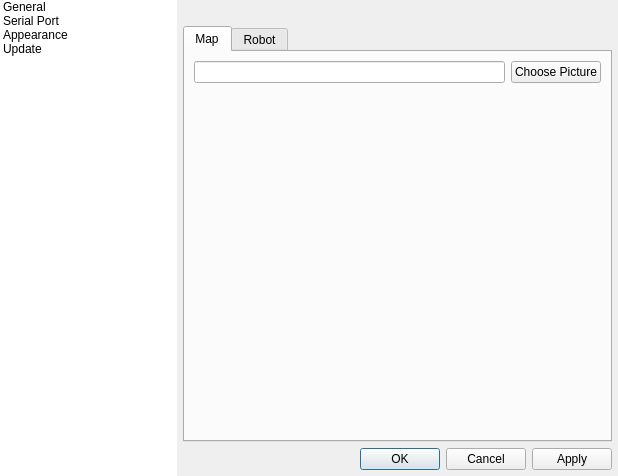
<?xml version="1.0" encoding="UTF-8"?>
<ui version="4.0">
 <class>SettingsDialog</class>
 <widget class="QDialog" name="SettingsDialog">
  <property name="geometry">
   <rect>
    <x>0</x>
    <y>0</y>
    <width>618</width>
    <height>476</height>
   </rect>
  </property>
  <property name="windowTitle">
   <string>Configure</string>
  </property>
  <layout class="QHBoxLayout" name="horizontalLayout" stretch="2,5">
   <property name="spacing">
    <number>0</number>
   </property>
   <property name="leftMargin">
    <number>0</number>
   </property>
   <property name="topMargin">
    <number>0</number>
   </property>
   <property name="rightMargin">
    <number>0</number>
   </property>
   <property name="bottomMargin">
    <number>0</number>
   </property>
   <item>
    <widget class="QListWidget" name="listWidget">
     <property name="frameShape">
      <enum>QFrame::NoFrame</enum>
     </property>
     <property name="horizontalScrollBarPolicy">
      <enum>Qt::ScrollBarAlwaysOff</enum>
     </property>
     <property name="editTriggers">
      <set>QAbstractItemView::NoEditTriggers</set>
     </property>
     <property name="tabKeyNavigation">
      <bool>true</bool>
     </property>
     <property name="iconSize">
      <size>
       <width>48</width>
       <height>48</height>
      </size>
     </property>
     <item>
      <property name="text">
       <string>General</string>
      </property>
      <property name="icon">
       <iconset resource="RobotCommander.qrc">
        <normaloff>:/icon/icon.png</normaloff>:/icon/icon.png</iconset>
      </property>
     </item>
     <item>
      <property name="text">
       <string>Serial Port</string>
      </property>
      <property name="icon">
       <iconset resource="RobotCommander.qrc">
        <normaloff>:/icon/robot.png</normaloff>:/icon/robot.png</iconset>
      </property>
     </item>
     <item>
      <property name="text">
       <string>Appearance</string>
      </property>
      <property name="icon">
       <iconset resource="RobotCommander.qrc">
        <normaloff>:/icon/appearance.png</normaloff>:/icon/appearance.png</iconset>
      </property>
     </item>
     <item>
      <property name="text">
       <string>Update</string>
      </property>
      <property name="icon">
       <iconset resource="RobotCommander.qrc">
        <normaloff>:/icon/update.png</normaloff>:/icon/update.png</iconset>
      </property>
     </item>
    </widget>
   </item>
   <item>
    <layout class="QVBoxLayout" name="verticalLayout_11">
     <property name="spacing">
      <number>6</number>
     </property>
     <property name="leftMargin">
      <number>6</number>
     </property>
     <property name="topMargin">
      <number>6</number>
     </property>
     <property name="rightMargin">
      <number>6</number>
     </property>
     <property name="bottomMargin">
      <number>6</number>
     </property>
     <item>
      <widget class="QLabel" name="label_name"/>
     </item>
     <item>
      <widget class="QStackedWidget" name="stackedWidget">
       <property name="currentIndex">
        <number>0</number>
       </property>
       <widget class="QWidget" name="page_general">
        <layout class="QGridLayout" name="gridLayout_4">
         <property name="leftMargin">
          <number>0</number>
         </property>
         <property name="topMargin">
          <number>0</number>
         </property>
         <property name="rightMargin">
          <number>0</number>
         </property>
         <property name="bottomMargin">
          <number>0</number>
         </property>
         <property name="horizontalSpacing">
          <number>0</number>
         </property>
         <item row="0" column="0">
          <widget class="QTabWidget" name="tabWidget_general">
           <property name="currentIndex">
            <number>0</number>
           </property>
           <widget class="QWidget" name="tab_map">
            <attribute name="title">
             <string>Map</string>
            </attribute>
            <layout class="QVBoxLayout" name="verticalLayout_4">
             <item>
              <layout class="QHBoxLayout" name="horizontalLayout_12">
               <item>
                <widget class="QLineEdit" name="lineEdit_MapPic"/>
               </item>
               <item>
                <widget class="QPushButton" name="pushButton_MapPic">
                 <property name="text">
                  <string>Choose Picture</string>
                 </property>
                </widget>
               </item>
              </layout>
             </item>
             <item>
              <widget class="QWidget" name="widget" native="true">
               <layout class="QVBoxLayout" name="verticalLayout">
                <property name="leftMargin">
                 <number>0</number>
                </property>
                <property name="topMargin">
                 <number>0</number>
                </property>
                <property name="rightMargin">
                 <number>0</number>
                </property>
                <property name="bottomMargin">
                 <number>0</number>
                </property>
                <item>
                 <widget class="QLabel" name="label_map_preview">
                  <property name="scaledContents">
                   <bool>true</bool>
                  </property>
                 </widget>
                </item>
                <item>
                 <spacer name="verticalSpacer_2">
                  <property name="orientation">
                   <enum>Qt::Vertical</enum>
                  </property>
                  <property name="sizeHint" stdset="0">
                   <size>
                    <width>20</width>
                    <height>268</height>
                   </size>
                  </property>
                 </spacer>
                </item>
               </layout>
              </widget>
             </item>
            </layout>
           </widget>
           <widget class="QWidget" name="tab_robot">
            <attribute name="title">
             <string>Robot</string>
            </attribute>
            <layout class="QGridLayout" name="gridLayout_5">
             <property name="leftMargin">
              <number>0</number>
             </property>
             <property name="topMargin">
              <number>0</number>
             </property>
             <property name="rightMargin">
              <number>0</number>
             </property>
             <property name="bottomMargin">
              <number>0</number>
             </property>
             <item row="0" column="0">
              <widget class="QScrollArea" name="scrollArea_2">
               <property name="frameShape">
                <enum>QFrame::NoFrame</enum>
               </property>
               <property name="frameShadow">
                <enum>QFrame::Raised</enum>
               </property>
               <property name="widgetResizable">
                <bool>true</bool>
               </property>
               <widget class="QWidget" name="scrollAreaWidgetContents_2">
                <property name="geometry">
                 <rect>
                  <x>0</x>
                  <y>0</y>
                  <width>400</width>
                  <height>508</height>
                 </rect>
                </property>
                <layout class="QVBoxLayout" name="verticalLayout_8">
                 <item>
                  <widget class="QGroupBox" name="groupBox_robot_cur">
                   <property name="title">
                    <string>Current Position</string>
                   </property>
                   <layout class="QVBoxLayout" name="verticalLayout_7">
                    <item>
                     <widget class="QWidget" name="widget_5" native="true">
                      <layout class="QHBoxLayout" name="horizontalLayout_8">
                       <item>
                        <widget class="QRadioButton" name="radioButton_RCP_Pic">
                         <property name="text">
                          <string>Picture</string>
                         </property>
                        </widget>
                       </item>
                       <item>
                        <widget class="QRadioButton" name="radioButton_RCP_Shape">
                         <property name="text">
                          <string>Shape</string>
                         </property>
                        </widget>
                       </item>
                       <item>
                        <spacer name="horizontalSpacer_3">
                         <property name="orientation">
                          <enum>Qt::Horizontal</enum>
                         </property>
                         <property name="sizeHint" stdset="0">
                          <size>
                           <width>224</width>
                           <height>20</height>
                          </size>
                         </property>
                        </spacer>
                       </item>
                      </layout>
                     </widget>
                    </item>
                    <item>
                     <widget class="QWidget" name="widget_RCP_Pic" native="true">
                      <layout class="QVBoxLayout" name="verticalLayout_6">
                       <item>
                        <layout class="QHBoxLayout" name="horizontalLayout_9">
                         <item>
                          <widget class="QLineEdit" name="lineEdit_RCP_Pic"/>
                         </item>
                         <item>
                          <widget class="QPushButton" name="pushButton_RCP_Pic">
                           <property name="text">
                            <string>Choose Picture</string>
                           </property>
                          </widget>
                         </item>
                        </layout>
                       </item>
                       <item>
                        <layout class="QHBoxLayout" name="horizontalLayout_11">
                         <item>
                          <widget class="QComboBox" name="comboBox_RCP_iconSize">
                           <item>
                            <property name="text">
                             <string>8×8</string>
                            </property>
                           </item>
                           <item>
                            <property name="text">
                             <string>16×16</string>
                            </property>
                           </item>
                           <item>
                            <property name="text">
                             <string>32×32</string>
                            </property>
                           </item>
                           <item>
                            <property name="text">
                             <string>48×48</string>
                            </property>
                           </item>
                           <item>
                            <property name="text">
                             <string>64×64</string>
                            </property>
                           </item>
                           <item>
                            <property name="text">
                             <string>128×128</string>
                            </property>
                           </item>
                          </widget>
                         </item>
                         <item>
                          <widget class="QLabel" name="label_6">
                           <property name="text">
                            <string>px</string>
                           </property>
                          </widget>
                         </item>
                         <item>
                          <spacer name="horizontalSpacer_5">
                           <property name="orientation">
                            <enum>Qt::Horizontal</enum>
                           </property>
                           <property name="sizeHint" stdset="0">
                            <size>
                             <width>40</width>
                             <height>20</height>
                            </size>
                           </property>
                          </spacer>
                         </item>
                        </layout>
                       </item>
                      </layout>
                     </widget>
                    </item>
                    <item>
                     <widget class="QWidget" name="widget_RCP_Shape" native="true">
                      <layout class="QHBoxLayout" name="horizontalLayout_7">
                       <item>
                        <widget class="QComboBox" name="comboBox_RCP_Shape">
                         <item>
                          <property name="text">
                           <string>Square</string>
                          </property>
                         </item>
                         <item>
                          <property name="text">
                           <string>Triangle</string>
                          </property>
                         </item>
                         <item>
                          <property name="text">
                           <string>Circular</string>
                          </property>
                         </item>
                        </widget>
                       </item>
                       <item>
                        <widget class="QComboBox" name="comboBox_RCP_Size">
                         <item>
                          <property name="text">
                           <string>2</string>
                          </property>
                         </item>
                         <item>
                          <property name="text">
                           <string>4</string>
                          </property>
                         </item>
                         <item>
                          <property name="text">
                           <string>6</string>
                          </property>
                         </item>
                         <item>
                          <property name="text">
                           <string>8</string>
                          </property>
                         </item>
                         <item>
                          <property name="text">
                           <string>10</string>
                          </property>
                         </item>
                         <item>
                          <property name="text">
                           <string>12</string>
                          </property>
                         </item>
                         <item>
                          <property name="text">
                           <string>14</string>
                          </property>
                         </item>
                         <item>
                          <property name="text">
                           <string>16</string>
                          </property>
                         </item>
                         <item>
                          <property name="text">
                           <string>18</string>
                          </property>
                         </item>
                         <item>
                          <property name="text">
                           <string>20</string>
                          </property>
                         </item>
                        </widget>
                       </item>
                       <item>
                        <widget class="QLabel" name="label_4">
                         <property name="text">
                          <string>px</string>
                         </property>
                        </widget>
                       </item>
                       <item>
                        <widget class="QPushButton" name="pushButton_RCP_Color">
                         <property name="text">
                          <string/>
                         </property>
                        </widget>
                       </item>
                      </layout>
                     </widget>
                    </item>
                   </layout>
                  </widget>
                 </item>
                 <item>
                  <widget class="QGroupBox" name="groupBox_2">
                   <property name="title">
                    <string>Target Position</string>
                   </property>
                   <layout class="QVBoxLayout" name="verticalLayout_9">
                    <item>
                     <widget class="QWidget" name="widget_6" native="true">
                      <layout class="QHBoxLayout" name="horizontalLayout_10">
                       <item>
                        <widget class="QRadioButton" name="radioButton_RTP_Pic">
                         <property name="text">
                          <string>Picture</string>
                         </property>
                        </widget>
                       </item>
                       <item>
                        <widget class="QRadioButton" name="radioButton_RTP_Shape">
                         <property name="text">
                          <string>Shape</string>
                         </property>
                        </widget>
                       </item>
                       <item>
                        <spacer name="horizontalSpacer_4">
                         <property name="orientation">
                          <enum>Qt::Horizontal</enum>
                         </property>
                         <property name="sizeHint" stdset="0">
                          <size>
                           <width>187</width>
                           <height>16</height>
                          </size>
                         </property>
                        </spacer>
                       </item>
                      </layout>
                     </widget>
                    </item>
                    <item>
                     <widget class="QWidget" name="widget_RTP_Pic" native="true">
                      <layout class="QVBoxLayout" name="verticalLayout_5">
                       <item>
                        <layout class="QHBoxLayout" name="horizontalLayout_5">
                         <item>
                          <widget class="QLineEdit" name="lineEdit_RTP_Pic"/>
                         </item>
                         <item>
                          <widget class="QPushButton" name="pushButton_RTP_Pic">
                           <property name="text">
                            <string>Choose Picture</string>
                           </property>
                          </widget>
                         </item>
                        </layout>
                       </item>
                       <item>
                        <layout class="QHBoxLayout" name="horizontalLayout_6">
                         <item>
                          <widget class="QComboBox" name="comboBox_RTP_iconSize">
                           <item>
                            <property name="text">
                             <string>8×8</string>
                            </property>
                           </item>
                           <item>
                            <property name="text">
                             <string>16×16</string>
                            </property>
                           </item>
                           <item>
                            <property name="text">
                             <string>32×32</string>
                            </property>
                           </item>
                           <item>
                            <property name="text">
                             <string>48×48</string>
                            </property>
                           </item>
                           <item>
                            <property name="text">
                             <string>64×64</string>
                            </property>
                           </item>
                           <item>
                            <property name="text">
                             <string>128×128</string>
                            </property>
                           </item>
                          </widget>
                         </item>
                         <item>
                          <widget class="QLabel" name="label_5">
                           <property name="text">
                            <string>px</string>
                           </property>
                          </widget>
                         </item>
                         <item>
                          <spacer name="horizontalSpacer_2">
                           <property name="orientation">
                            <enum>Qt::Horizontal</enum>
                           </property>
                           <property name="sizeHint" stdset="0">
                            <size>
                             <width>40</width>
                             <height>20</height>
                            </size>
                           </property>
                          </spacer>
                         </item>
                        </layout>
                       </item>
                      </layout>
                     </widget>
                    </item>
                    <item>
                     <widget class="QWidget" name="widget_RTP_Shape" native="true">
                      <layout class="QHBoxLayout" name="horizontalLayout_4">
                       <item>
                        <widget class="QComboBox" name="comboBox_RTP_Shape">
                         <item>
                          <property name="text">
                           <string>Square</string>
                          </property>
                         </item>
                         <item>
                          <property name="text">
                           <string>Triangle</string>
                          </property>
                         </item>
                         <item>
                          <property name="text">
                           <string>Circular</string>
                          </property>
                         </item>
                        </widget>
                       </item>
                       <item>
                        <widget class="QComboBox" name="comboBox_RTP_Size">
                         <item>
                          <property name="text">
                           <string>2</string>
                          </property>
                         </item>
                         <item>
                          <property name="text">
                           <string>4</string>
                          </property>
                         </item>
                         <item>
                          <property name="text">
                           <string>6</string>
                          </property>
                         </item>
                         <item>
                          <property name="text">
                           <string>8</string>
                          </property>
                         </item>
                         <item>
                          <property name="text">
                           <string>10</string>
                          </property>
                         </item>
                         <item>
                          <property name="text">
                           <string>12</string>
                          </property>
                         </item>
                         <item>
                          <property name="text">
                           <string>14</string>
                          </property>
                         </item>
                         <item>
                          <property name="text">
                           <string>16</string>
                          </property>
                         </item>
                         <item>
                          <property name="text">
                           <string>18</string>
                          </property>
                         </item>
                         <item>
                          <property name="text">
                           <string>20</string>
                          </property>
                         </item>
                        </widget>
                       </item>
                       <item>
                        <widget class="QLabel" name="label">
                         <property name="text">
                          <string>px</string>
                         </property>
                        </widget>
                       </item>
                       <item>
                        <widget class="QPushButton" name="pushButton_RTP_Color">
                         <property name="text">
                          <string/>
                         </property>
                        </widget>
                       </item>
                      </layout>
                     </widget>
                    </item>
                   </layout>
                  </widget>
                 </item>
                 <item>
                  <spacer name="verticalSpacer_3">
                   <property name="orientation">
                    <enum>Qt::Vertical</enum>
                   </property>
                   <property name="sizeHint" stdset="0">
                    <size>
                     <width>20</width>
                     <height>3</height>
                    </size>
                   </property>
                  </spacer>
                 </item>
                </layout>
               </widget>
              </widget>
             </item>
            </layout>
           </widget>
          </widget>
         </item>
        </layout>
       </widget>
       <widget class="QWidget" name="page_serialPort">
        <layout class="QVBoxLayout" name="verticalLayout_2" stretch="1">
         <property name="leftMargin">
          <number>0</number>
         </property>
         <property name="topMargin">
          <number>0</number>
         </property>
         <property name="rightMargin">
          <number>0</number>
         </property>
         <property name="bottomMargin">
          <number>0</number>
         </property>
         <item>
          <layout class="QHBoxLayout" name="horizontalLayout_13">
           <item>
            <widget class="QGroupBox" name="selectBox">
             <property name="title">
              <string>Select Serial Port</string>
             </property>
             <layout class="QGridLayout" name="gridLayout">
              <item row="0" column="0">
               <widget class="AutoRefreshComboBox" name="serialPortInfoListBox"/>
              </item>
              <item row="1" column="0">
               <widget class="QLabel" name="descriptionLabel">
                <property name="text">
                 <string>Description:</string>
                </property>
               </widget>
              </item>
              <item row="2" column="0">
               <widget class="QLabel" name="manufacturerLabel">
                <property name="text">
                 <string>Manufacturer:</string>
                </property>
               </widget>
              </item>
              <item row="3" column="0">
               <widget class="QLabel" name="serialNumberLabel">
                <property name="text">
                 <string>Serial number:</string>
                </property>
               </widget>
              </item>
              <item row="4" column="0">
               <widget class="QLabel" name="locationLabel">
                <property name="text">
                 <string>Location:</string>
                </property>
               </widget>
              </item>
              <item row="5" column="0">
               <widget class="QLabel" name="vidLabel">
                <property name="text">
                 <string>Vendor ID:</string>
                </property>
               </widget>
              </item>
              <item row="6" column="0">
               <widget class="QLabel" name="pidLabel">
                <property name="text">
                 <string>Product ID:</string>
                </property>
               </widget>
              </item>
             </layout>
            </widget>
           </item>
           <item>
            <widget class="QGroupBox" name="parametersBox">
             <property name="title">
              <string>Select Parameters</string>
             </property>
             <layout class="QGridLayout" name="gridLayout_2">
              <item row="0" column="0">
               <widget class="QLabel" name="baudRateLabel">
                <property name="text">
                 <string>BaudRate:</string>
                </property>
               </widget>
              </item>
              <item row="0" column="1">
               <widget class="QComboBox" name="baudRateBox"/>
              </item>
              <item row="1" column="0">
               <widget class="QLabel" name="dataBitsLabel">
                <property name="text">
                 <string>Data bits:</string>
                </property>
               </widget>
              </item>
              <item row="1" column="1">
               <widget class="QComboBox" name="dataBitsBox"/>
              </item>
              <item row="2" column="0">
               <widget class="QLabel" name="parityLabel">
                <property name="text">
                 <string>Parity:</string>
                </property>
               </widget>
              </item>
              <item row="2" column="1">
               <widget class="QComboBox" name="parityBox"/>
              </item>
              <item row="3" column="0">
               <widget class="QLabel" name="stopBitsLabel">
                <property name="text">
                 <string>Stop bits:</string>
                </property>
               </widget>
              </item>
              <item row="3" column="1">
               <widget class="QComboBox" name="stopBitsBox"/>
              </item>
              <item row="4" column="0">
               <widget class="QLabel" name="flowControlLabel">
                <property name="text">
                 <string>Flow control:</string>
                </property>
               </widget>
              </item>
              <item row="4" column="1">
               <widget class="QComboBox" name="flowControlBox"/>
              </item>
             </layout>
            </widget>
           </item>
          </layout>
         </item>
        </layout>
       </widget>
       <widget class="QWidget" name="page_appearance">
        <layout class="QGridLayout" name="gridLayout_6">
         <property name="leftMargin">
          <number>0</number>
         </property>
         <property name="topMargin">
          <number>0</number>
         </property>
         <property name="rightMargin">
          <number>0</number>
         </property>
         <property name="bottomMargin">
          <number>0</number>
         </property>
         <item row="0" column="0">
          <widget class="QTabWidget" name="tabWidget_appearance">
           <property name="currentIndex">
            <number>0</number>
           </property>
           <widget class="QWidget" name="tab_language">
            <attribute name="title">
             <string>Language</string>
            </attribute>
            <layout class="QVBoxLayout" name="verticalLayout_10">
             <property name="leftMargin">
              <number>0</number>
             </property>
             <property name="topMargin">
              <number>0</number>
             </property>
             <property name="rightMargin">
              <number>0</number>
             </property>
             <property name="bottomMargin">
              <number>0</number>
             </property>
             <item>
              <widget class="QListWidget" name="listWidget_language">
               <property name="frameShape">
                <enum>QFrame::NoFrame</enum>
               </property>
               <item>
                <property name="text">
                 <string>Chinese</string>
                </property>
               </item>
               <item>
                <property name="text">
                 <string>English</string>
                </property>
               </item>
              </widget>
             </item>
             <item>
              <widget class="QLabel" name="label_language">
               <property name="text">
                <string>The language selected is %1.</string>
               </property>
              </widget>
             </item>
            </layout>
           </widget>
           <widget class="QWidget" name="tab_style">
            <attribute name="title">
             <string>Style</string>
            </attribute>
           </widget>
          </widget>
         </item>
        </layout>
       </widget>
       <widget class="QWidget" name="page_update">
        <layout class="QGridLayout" name="gridLayout_3">
         <property name="leftMargin">
          <number>0</number>
         </property>
         <property name="topMargin">
          <number>0</number>
         </property>
         <property name="rightMargin">
          <number>0</number>
         </property>
         <property name="bottomMargin">
          <number>0</number>
         </property>
         <item row="0" column="0">
          <widget class="QScrollArea" name="scrollArea">
           <property name="frameShape">
            <enum>QFrame::NoFrame</enum>
           </property>
           <property name="widgetResizable">
            <bool>true</bool>
           </property>
           <widget class="QWidget" name="scrollAreaWidgetContents">
            <property name="geometry">
             <rect>
              <x>0</x>
              <y>0</y>
              <width>258</width>
              <height>122</height>
             </rect>
            </property>
            <layout class="QVBoxLayout" name="verticalLayout_3">
             <property name="leftMargin">
              <number>0</number>
             </property>
             <property name="topMargin">
              <number>0</number>
             </property>
             <property name="rightMargin">
              <number>0</number>
             </property>
             <property name="bottomMargin">
              <number>0</number>
             </property>
             <item>
              <layout class="QHBoxLayout" name="horizontalLayout_2">
               <item>
                <widget class="QLabel" name="label_channel">
                 <property name="text">
                  <string>Current update channel:</string>
                 </property>
                </widget>
               </item>
               <item>
                <widget class="QComboBox" name="comboBox_channel">
                 <item>
                  <property name="text">
                   <string>main</string>
                  </property>
                 </item>
                 <item>
                  <property name="text">
                   <string>dev</string>
                  </property>
                 </item>
                </widget>
               </item>
               <item>
                <spacer name="horizontalSpacer">
                 <property name="orientation">
                  <enum>Qt::Horizontal</enum>
                 </property>
                 <property name="sizeHint" stdset="0">
                  <size>
                   <width>40</width>
                   <height>20</height>
                  </size>
                 </property>
                </spacer>
               </item>
              </layout>
             </item>
             <item>
              <widget class="QCheckBox" name="checkBox_autoUpdate">
               <property name="text">
                <string>Auto check for update</string>
               </property>
               <property name="checked">
                <bool>true</bool>
               </property>
              </widget>
             </item>
             <item>
              <layout class="QHBoxLayout" name="horizontalLayout_3">
               <item>
                <widget class="QPushButton" name="pushButton_check_update">
                 <property name="text">
                  <string>check for update</string>
                 </property>
                </widget>
               </item>
               <item>
                <widget class="QLabel" name="label_isLatest">
                 <property name="text">
                  <string/>
                 </property>
                </widget>
               </item>
               <item>
                <spacer name="horizontalSpacer_6">
                 <property name="orientation">
                  <enum>Qt::Horizontal</enum>
                 </property>
                 <property name="sizeHint" stdset="0">
                  <size>
                   <width>38</width>
                   <height>20</height>
                  </size>
                 </property>
                </spacer>
               </item>
              </layout>
             </item>
             <item>
              <spacer name="verticalSpacer">
               <property name="orientation">
                <enum>Qt::Vertical</enum>
               </property>
               <property name="sizeHint" stdset="0">
                <size>
                 <width>20</width>
                 <height>40</height>
                </size>
               </property>
              </spacer>
             </item>
            </layout>
           </widget>
          </widget>
         </item>
        </layout>
       </widget>
      </widget>
     </item>
     <item>
      <widget class="QDialogButtonBox" name="buttonBox">
       <property name="standardButtons">
        <set>QDialogButtonBox::Apply|QDialogButtonBox::Cancel|QDialogButtonBox::Ok</set>
       </property>
      </widget>
     </item>
    </layout>
   </item>
  </layout>
 </widget>
 <customwidgets>
  <customwidget>
   <class>AutoRefreshComboBox</class>
   <extends>QComboBox</extends>
   <header>util/autorefreshcombobox.h</header>
  </customwidget>
 </customwidgets>
 <resources>
  <include location="RobotCommander.qrc"/>
 </resources>
 <connections/>
</ui>
